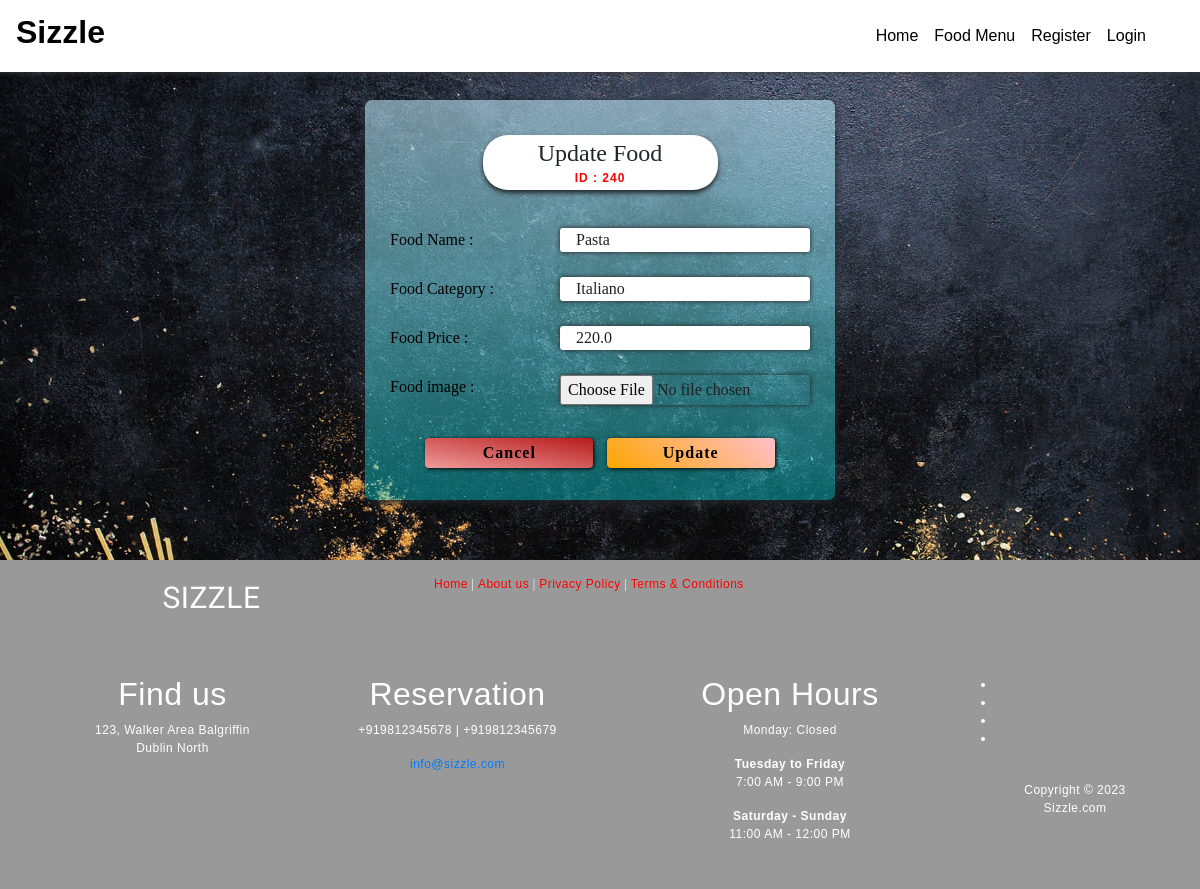
The page /getfood/24 on the database as committed earlier.
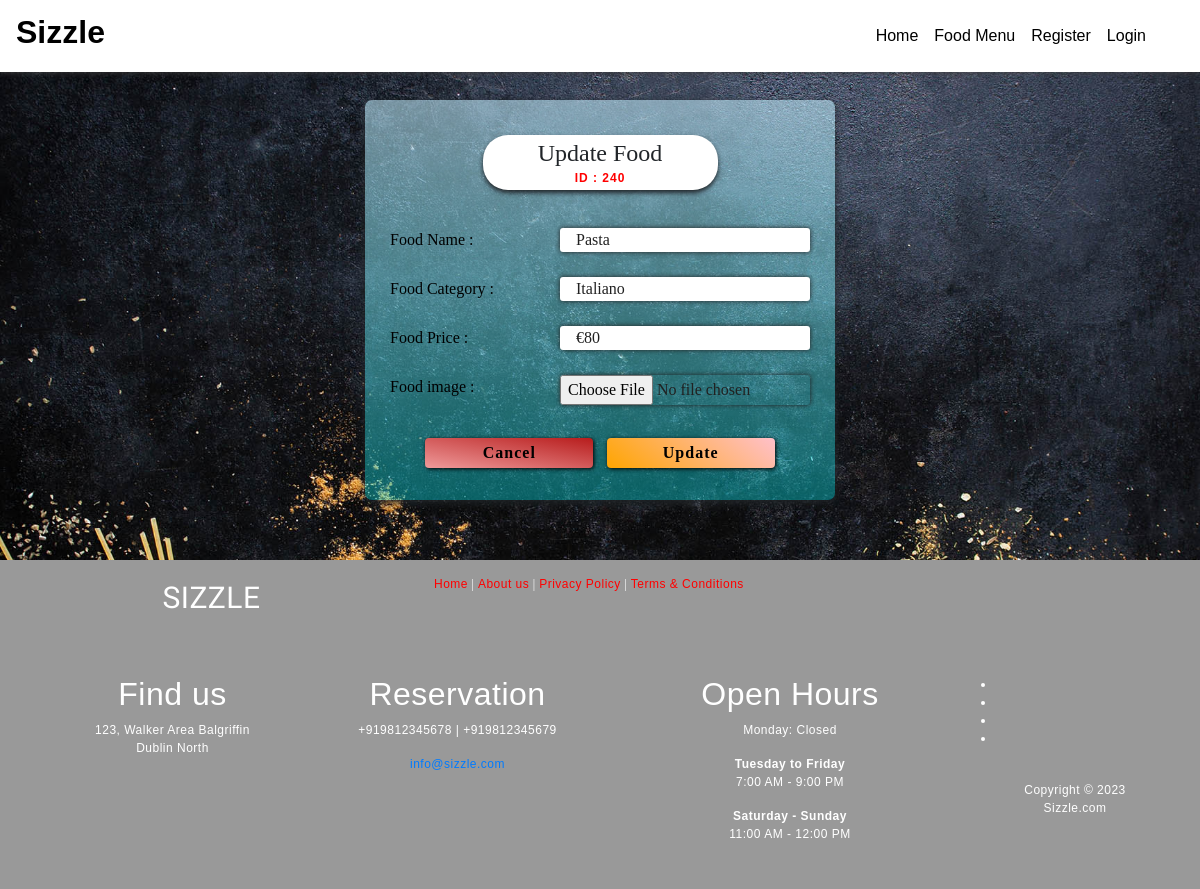
The same page on the database as committed later.
### Foodapp/models.py (models this page shows)
class Food(models.Model):
    FoodId = models.AutoField(primary_key=True)
    FoodName = models.CharField(max_length=30)
    FoodCat = models.CharField(max_length=30)
    FoodPrice = models.FloatField(max_length=15)
    FoodImage = models.ImageField(upload_to='media', default='')
    class Meta:
        db_table = "FP_Food"

### Foodapp/views.py (the view)
# urls.py: path('getfood/<int:FoodId>', views.getfood),
def getfood(request, FoodId):
    foods = Food.objects.get(FoodId=FoodId)
    return render(request, 'updatefood.html', {'f': foods})

### Templates/Foodapp/updatefood.html (shortened to what the changed rows need)
<!DOCTYPE html>
<html lang="en" dir="ltr">
  <head>
	{% load static %}
    <link rel="stylesheet" type="text/css" href="{% static 'css/imperial_style.css' %}" />
    <link rel="stylesheet" type="text/css" href="{% static 'css/master.css' %}" />
    <link rel="stylesheet" href="https://use.fontawesome.com/releases/v5.7.2/css/all.css">
    <link rel="stylesheet" href="https://use.fontawesome.com/releases/v5.3.1/css/all.css">
<link rel="stylesheet" href="https://stackpath.bootstrapcdn.com/bootstrap/4.4.1/css/bootstrap.min.css">
  </head>
    <nav class="navbar navbar-expand-lg navbar-light" style="position: fixed;width:100%;background-image: linear-gradient(180deg,#FFF,#FFF);box-shadow: 0px 0px 7px 0px #404040;">
      <a class="navbar-brand" href="/"><h2 style="color:black;font-family:sans-serif;font-weight:bolder;"><b>Sizzle</b></h2></a>
    </nav>
      <main>
        <center><div class="middle-admin-reg">
          <center ><legend style="margin-top:25px;box-shadow:0px 3px 5px;width:50%;background:white;border-radius:25px;font-family: 'Courgette', cursive;">Update Food<h5 style="font-size:50%;color:RED;padding-bottom:5px;letter-spacing:1px;"><b>ID : {{f.FoodId}}0</b></h5></legend></center>
          <div class="form-container">
            <form class="myform-container" enctype="multipart/form-data" action="/editfood/{{f.FoodId}}" method="post">{% csrf_token %}
            <span class="entry-box">Food Name : <input type="text" name="FoodName" value="{{f.FoodName}}"></span>
            <span class="entry-box">Food Category : <input type="text" name="FoodCat" value="{{f.FoodCat}}" required></span>
            <span class="entry-box">Food Price : <input type="tel" name="FoodPrice" maxlength="6"  value="{{f.FoodPrice}}" required></span>
            </form>
          </div>
        </div></center>
      </main>
    <footer id="footer" data-stellar-background-ratio="0.5" style="background-color:#999999">
        <div class="container">
            <div class="row">
                <div class="col-md-3 col-sm-8">
                    <div class="footer-info">
                        <div class="section-title">
                            <h2 class="wow fadeInUp" data-wow-delay="0.2s">Find us</h2>
                        </div>
                    </div>
                </div>
                <div class="col-md-3 col-sm-8">
                    <div class="footer-info">
                        <div class="section-title">
                            <h2 class="wow fadeInUp" data-wow-delay="0.2s">Reservation</h2>
                        </div>
                    </div>
                </div>
                <div class="col-md-4 col-sm-8">
                    <div class="footer-info footer-open-hour">
                        <div class="section-title">
                            <h2 class="wow fadeInUp" data-wow-delay="0.2s">Open Hours</h2>
                        </div>
                    </div>
                </div>
            </div>
        </div>
    </footer>
  </body>
</html>

Rows that differ between the two databases and show on the page:
changed Food "Pasta": FoodPrice "220.0" → "€80"
